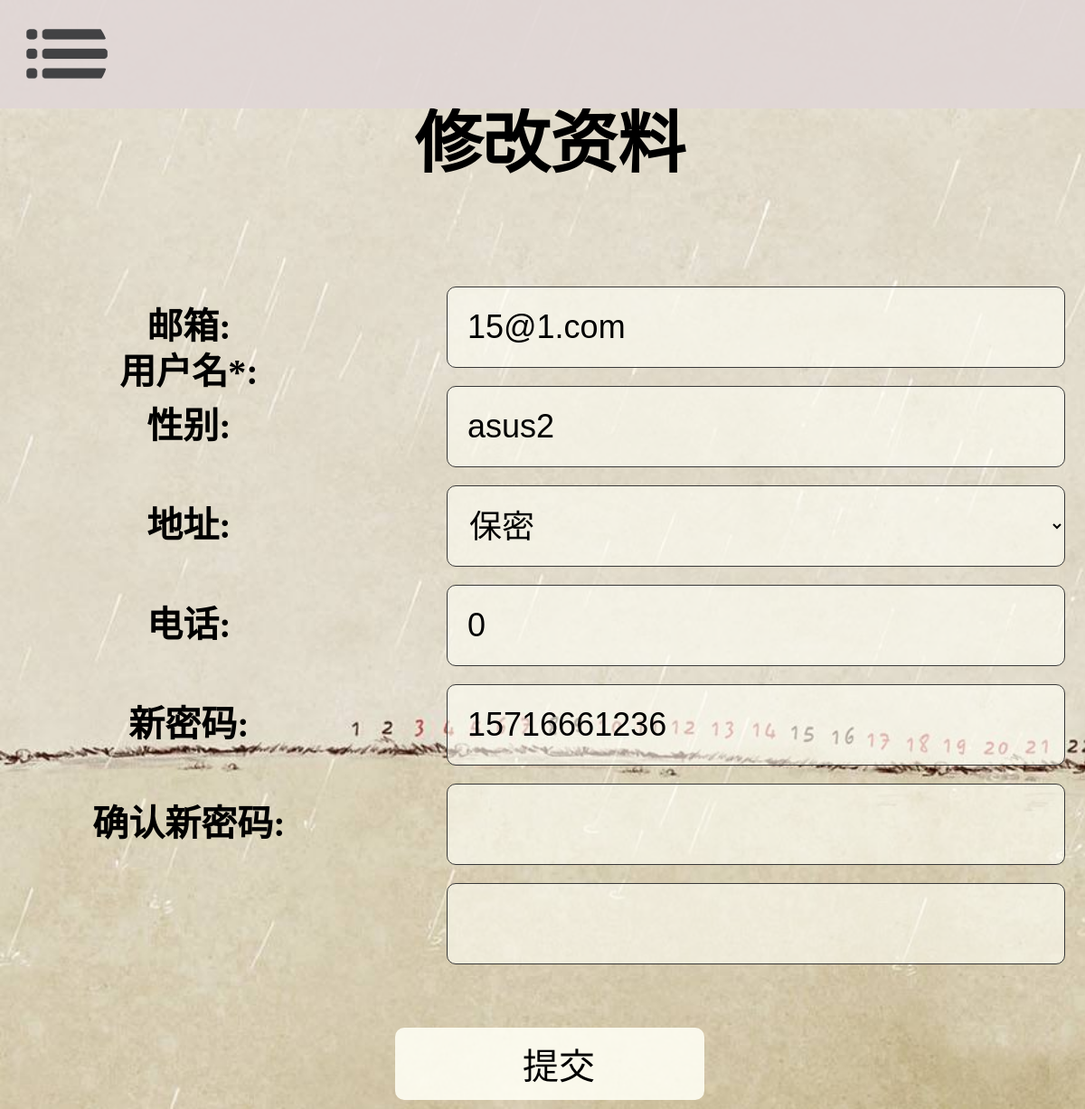
The page /depress/xgzl (signed in) on the database its author committed.
### depress/models.py (models this page shows)
class User(models.Model):
    email = models.EmailField(primary_key=True)
    name = models.CharField(max_length=20)
    password = models.CharField(max_length=20)
    sex = models.BooleanField(blank=True, null=True)
    address = models.TextField(max_length=50)
    tel = models.CharField(max_length=15)

### depress/views.py (the view, shortened to what this page needs)
# urls.py: path('xgzl', views.xgzl, name='xgzl'),
def xgzl(request):
    email = request.session.get('email', '')
    if email == '':
        return index(request)
    else:
        if request.method == 'GET':
            form = ChangeDetailForm()
            user = User.objects.get(email=email)
            form['name'].initial = user.name
            form['email'].initial = user.email
            form['address'].initial = user.address
            form['tel'].initial = user.tel
            form['sex'].initial = user.sex
            return get_html(request, 'depress/xgzl.html', {'form': form})

### depress/forms.py (shortened to what this page needs)
class ChangeDetailForm(forms.Form):
    email = forms.EmailField(label='邮箱', disabled=True, required=False)
    name = forms.CharField(min_length=5, max_length=20, label='用户名*')
    sex = forms.ChoiceField(choices=((None, '保密'), (True, '男'), (False, '女')), required=False, label='性别')
    address = forms.CharField(required=False, max_length=50, label='地址', widget=forms.TextInput)
    tel = forms.CharField(max_length=15, label='电话', required=False)
    newPassword1 = forms.CharField(min_length=6, max_length=20, widget=forms.PasswordInput, label='新密码', required=False)
    newPassword2 = forms.CharField(min_length=6, max_length=20, widget=forms.PasswordInput, label='确认新密码', required=False)

### depress/views.py (called while the page is built)
def get_html(request, url='depress/home.html', context={}):
    name = request.session.get('name', '')
    email = request.session.get('email', '')
    if email == '' or url == '':
        form = LoginForm()
        return render(request, 'depress/home.html', {
            'form': form,
            'mode': 1
        })
    else:
        context['name'] = name
        context['email'] = email
        return render(request, url, context)

### depress/templates/depress/xgzl.html (shortened to what this page needs)
{% extends 'depress/base.html' %}
{% load static %}
{% block link %}
    <link rel="stylesheet" media="screen and (min-device-width: 800px)" href="{% static 'css/pc/xgzl.css' %}">
    <link rel="stylesheet" media="screen and (max-device-width: 800px)" href="{% static 'css/phone/xgzl.css' %}">
{% endblock %}
{% block body %}
    <div class="main-part">
        <div class="big-title">修改资料</div>
        <form action="/depress/xgzl" method="post">
            <div class="form">
                {{ form }}
            </div>
            <input type="submit" value="提交" class="submit">
        </form>
    </div>
{% endblock %}

### static/css/pc/base.css (style rules this page uses)
body { height: 100vh; background-image: url("../../image/bg.jfif"); background-size: cover; background-repeat: no-repeat; background-attachment: fixed; }

### static/css/phone/base.css (style rules this page uses)
body { height: 100vh; background-image: url("../../image/bg.jfif"); background-size: cover; background-repeat: no-repeat; background-attachment: fixed; width: 100%; width: 100vw; overflow-x: hidden; }

### static/css/pc/xgzl.css (style rules this page uses)
body { min-height: 100vh; }
.main-part { width: 35%; min-width: 600px; left: 0; right: 0; text-align: center; }
.big-title { font-size: 35px; font-weight: bold; padding-top: 150px; }
form { margin-top: 50px; position: relative; }
input, select { float: right; height: 40px; width: 60%; min-width: 360px; background-color: rgba(255, 255, 245, 0.6); border: 1px #393939 solid; border-radius: 4px; color: rgb(0, 0, 0); margin-bottom: 5px; margin-top: 5px; text-indent: 10px; font-size: 18px; display: block; box-sizing: border-box; }
.form label { font-size: 20px; font-weight: bold; display: block; float: left; height: 50px; width: 30%; line-height: 50px; box-sizing: border-box; }
.submit { width: 30%; min-width: 200px; height: 40px; font-size: 20px; transition: ease 0.4s; display: block; margin-right: 35%; margin-top: 30px; border: none; background-color: rgba(225, 214, 214, 0.88); }

### static/css/phone/xgzl.css (style rules this page uses)
body { min-height: 100vh; }
.main-part { width: 95%; margin: auto; text-align: center; }
.big-title { font-size: 75px; font-weight: bold; padding-top: 90px; }
form { margin-top: 100px; position: relative; }
input, select { float: right; height: 90px; width: 60%; background-color: rgba(255, 255, 245, 0.6); border: 1px #393939 solid; border-radius: 10px; color: rgb(0, 0, 0); margin-bottom: 10px; margin-top: 10px; text-indent: 20px; font-size: 36px; display: block; box-sizing: border-box; }
.form label { font-size: 40px; font-weight: bold; display: block; float: left; width: 30%; line-height: 110px; box-sizing: border-box; }
.submit { width: 30%; height: 80px; font-size: 40px; transition: ease 0.4s; display: block; margin-right: 35%; margin-top: 50px; border: none; background-color: rgba(255, 255, 245, 0.88); }

### rows shown on the page
User: email "15@1.com", name "asus2", sex "保密", address "0", tel "15716661236"
